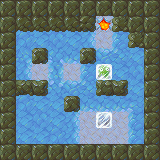

Tiled map render using the project's own tile images. Description and the map definition, with tile-layer contents summarised, below:
An orthogonal 10x10 tile map with 16x16 px tiles, 4 tile layers (Bottom, Floor, FloorTop, Blocks), 5 tilesets.

<map version="1.0" orientation="orthogonal" width="10" height="10" tilewidth="16" tileheight="16">
 <tileset firstgid="1" name="ground" tilewidth="16" tileheight="16">
  <image source="assets/tileset-ground.png" width="48" height="16" />
 </tileset>
 <tileset firstgid="4" name="misc" tilewidth="16" tileheight="16">
  <image source="assets/tileset-misc.png" width="64" height="16" />
  <tile id="3">
   <properties>
    <property name="goal" value="true" />
   </properties>
  </tile>
 </tileset>
 <tileset firstgid="8" name="pushblocks" tilewidth="16" tileheight="16">
  <image source="assets/tileset-pushblocks.png" width="48" height="16" />
  <tile id="1">
   <properties>
    <property name="goal" value="true" />
    <property name="sprite" value="assets/frozen.sprite" />
   </properties>
  </tile>
 </tileset>
 <tileset firstgid="11" name="rocks" tilewidth="16" tileheight="16">
  <properties>
   <property name="collision" value="true" />
  </properties>
  <image source="assets/tileset-rocks.png" width="256" height="48" />
 </tileset>
 <tileset firstgid="59" name="slippery" tilewidth="16" tileheight="16">
  <properties>
   <property name="slippery_block" value="true" />
   <property name="slippery_player" value="true" />
  </properties>
  <image source="assets/tileset-slippery.png" width="256" height="48" />
 </tileset>
 <layer name="Bottom" width="10" height="10">
  <data>[100 cells, 100 non-empty, 2 distinct tile ids]</data>
 </layer>
 <layer name="Floor" width="10" height="10">
  <properties>
   <property name="player_offset_y" value="-1" />
   <property name="player_sprite" value="assets/dino.sprite" />
   <property name="start_x" value="6" />
   <property name="start_y" value="8" />
  </properties>
  <data>[100 cells, 55 non-empty, 15 distinct tile ids]</data>
 </layer>
 <layer name="FloorTop" width="10" height="10">
  <data>[100 cells, 51 non-empty, 8 distinct tile ids]</data>
 </layer>
 <layer name="Blocks" width="10" height="10">
  <data>[100 cells, 2 non-empty, 2 distinct tile ids]</data>
 </layer>
</map>
